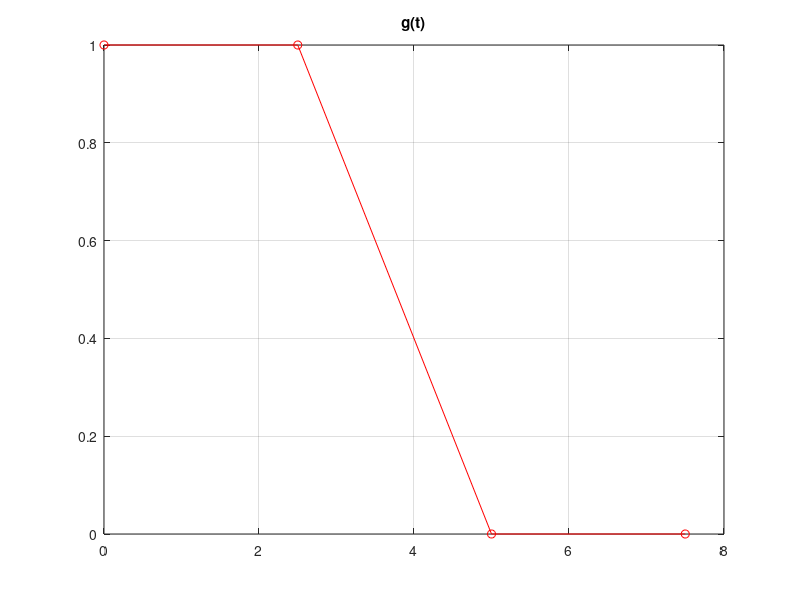
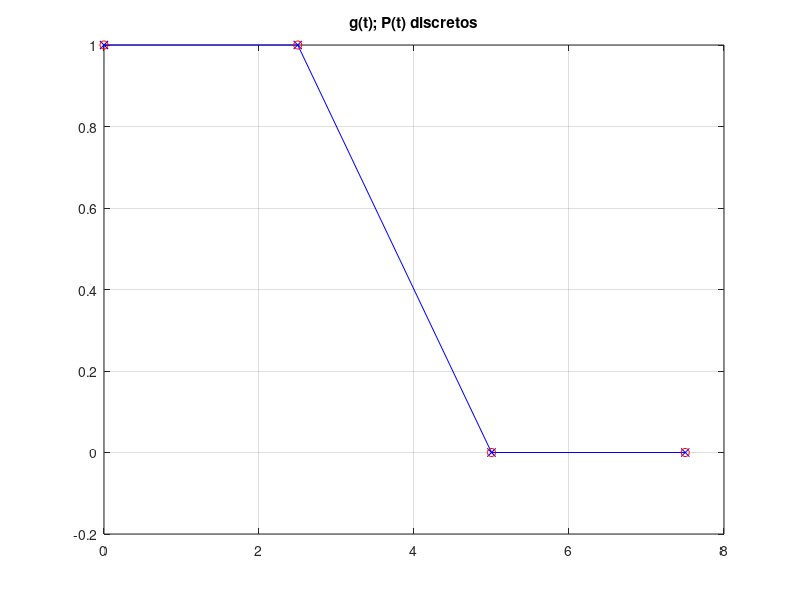
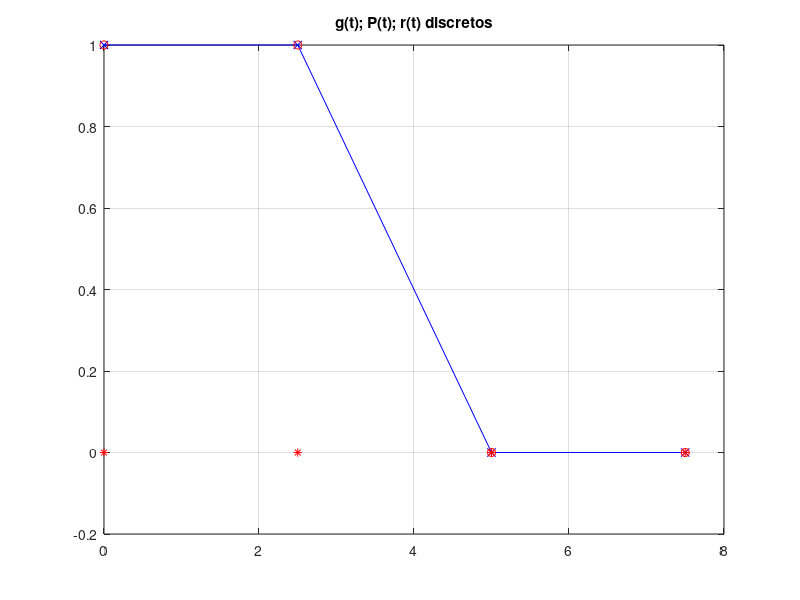
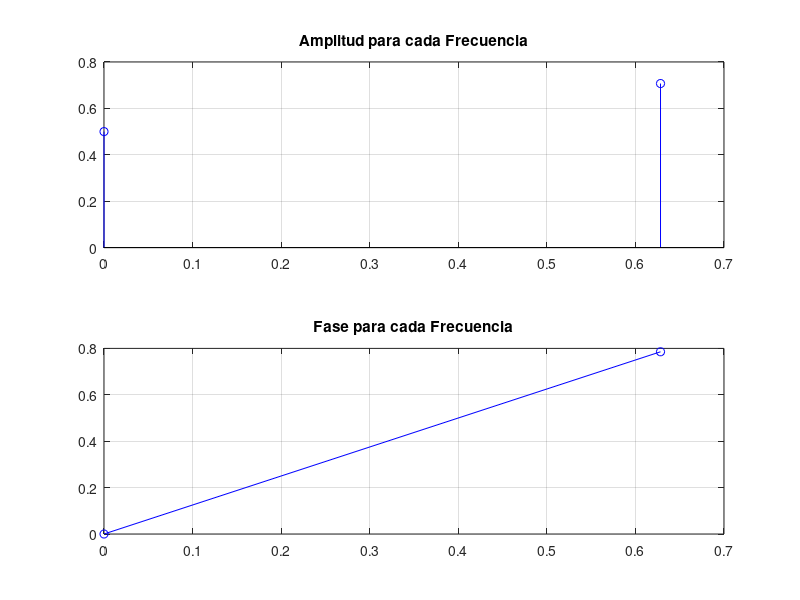

Write the MATLAB code that produced these figures, in order.
function primerCodigoResuelto

  clc, clear
  % se usa como g(t) una escalon periodica
  disp('el periodo de funcion escalon es: '),Tg=2*5
  disp('la 1era duración  del escalon es: '),Td=5
  disp('las Amplitudes    de g(t) son:'),A1=1, A2=0
  %
  disp ('el rango de t para g(t) es desde t0 hasta tf')
  t0=0,      tf= Tg     % da perfecto 2*pi*10
  disp('se discretiza en un N° de intervalos N= '), N=4,  %4 8 32
  disp(' el incremento de t resulta Dt= '), Dt=(tf-t0)/N
  disp('el periodo  es Tp=(tf-t0)= '),Tp=N*Dt
  disp('la frecuencia  Fundamental para Min 2,  es w0=2*pi/N'),w0=2*pi/N
  disp('el incrmento de frecuencia para Min 2,  es Dw=w0/Dt='),dw=w0/Dt
  disp('el multiplo máximo para las frecunecias es m=N/2= '),m_max=round(N/2)
  disp('se eligen para senos y cosenos desde 1 a m= '), m=-1+N/2
  disp('en la Base para Min 2, se toman 2m+1 elementos Nb'),Nb=2*m+1
  %
  compara_g_P=1      % si es 1 Arma la version continua de P(t)
  %
  t=zeros(N,1);
  g=zeros(N,1);
  % Armado de función g(t) discreta
  for j=1:N
    t(j)=t0+(j-1)*Dt;
    if t(j)< Td
     g(j)=A1;
    else
     g(j)=A2;
    end
  endfor
  figure (1)
  plot (t,g,'-or')
  grid on
  title ('g(t)')
  %%%%%%%%% INIICO DE MIN 2
  % Inicialización para Min2
  P=zeros(N,1);
  r=zeros(N,1);
  FI=zeros(N,2*m+1);
  alfa=zeros(2*m+1,1);
  kw0=zeros(1,m+1);
  c  =zeros(1,m+1);
  c_fft=zeros(1,m+1);
  %Elementos de la BASE para Min2 trigonometricos
  FI(:,1)=1;
  kw0(1)=0;
  kw(1)=0;
  for k=1:m
     kw0(k+1)= k*w0;
     kw(k+1)=k*dw;
     for j=1:N
      FI(j,2*k)  =cos(k*w0*(j-1)); % esto es lo de las bases
      FI(j,2*k+1)=sin(k*w0*(j-1)); % en las numeros impares de la matriz mete los seno y en las partes pares pone cosenos
     end
  end
  %FI
  %FI'*FI
  D=diag(diag(FI'*FI));
  b=FI'*g;
  for j=1:2*m+1
    alfa(j,1)=b(j)/D(j,j);
  end
  disp(' ')
  disp('%%%%%%%%%%%%%%%%%%%%%%%%%%%%%%%:')
  disp('los coeficientes b de MIn 2 son:')
  b
  disp('los coeficientes alfa de MIn 2 son:')
  alfa
  disp(' ')
  % FIN DE MIN 2
%
% COMPARA P de Min 2 con g(t)
  disp('COMPARA P de Min 2 con g(t):')
  P=FI*alfa;
  r=g-P;
  disp('la norma del residuo es'),Norma_r=norm(r,2)
  disp('la norma de g(t) es'),Norma_g=norm(g,2)

  figure (2)
  plot(t, P,'-xb',t,g,'or')
  grid on
  title ('g(t); P(t) discretos')

  figure (3)
  plot(t, P,'-xb',t,g,'or',t,r,'*r')
  grid on
  title ('g(t); P(t); r(t) discretos')
  disp(' ')
% ARMA Rta en Frecuencia
  disp('Rta en Frecuencias')
  c(1)=abs(alfa(1,1));
  fase(1)=0;
  for k=2:m+1
    j=(k-1)*2;
    c(k)=(alfa(j,1)^2+alfa(j+1,1)^2)^0.5;
    fase(k)=atan(alfa(j+1,1)/alfa(j,1));
  end
  disp('las frecuencias para cada kw0 son:')
  kw0
  disp('las frecuencias para cada kw son:')
  kw
  disp('la amplitud de c para cada kw0 son:')
  c
  disp('la fase para cada kw0 son:')
  fase
  disp('')
  figure (4)
  subplot(2,1,1)
    stem(kw,c,'b')
    grid on
    title ('Amplitud para cada Frecuencia')
  subplot(2,1,2)
    plot(kw,fase,'-ob')
    grid on
    title ('Fase para cada Frecuencia')
% FIN de  Rta en Frecuencia

% Comparacion entre version discreta de g(t) y continua de P(t)
  if (compara_g_P ==1)
    disp('Esta armando la version continua de P(t)')
    tcom=0:1/100:2*Tp;
    dim_com=length(tcom)
    for j=1:dim_com
      P_tc(j)=alfa(1,1)*1;
       for k=1:m
         P_tc(j)=P_tc(j)+alfa(2*k)*cos(k*dw*(tcom(j)-t0));
         P_tc(j)=P_tc(j)+alfa(2*k+1)*sin(k*dw*(tcom(j)-t0));
       end
    end
    figure (10)
     plot(tcom,P_tc, t,g,'or')
     grid on
     title ('g(t) discreta y Aproximación P(t) continua')
  end
% FIn de COMPARACION entre P de Min 2 con g(t)


endfunction
